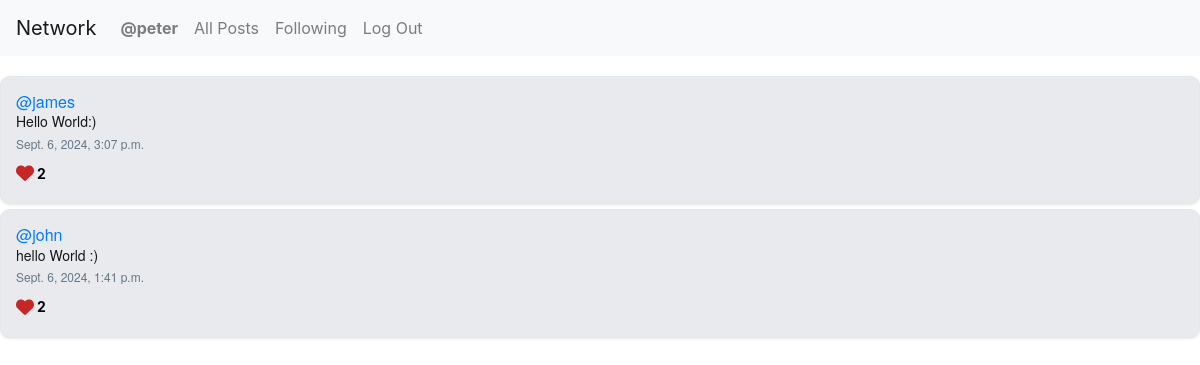
Page /following (signed in) on the earlier database version.
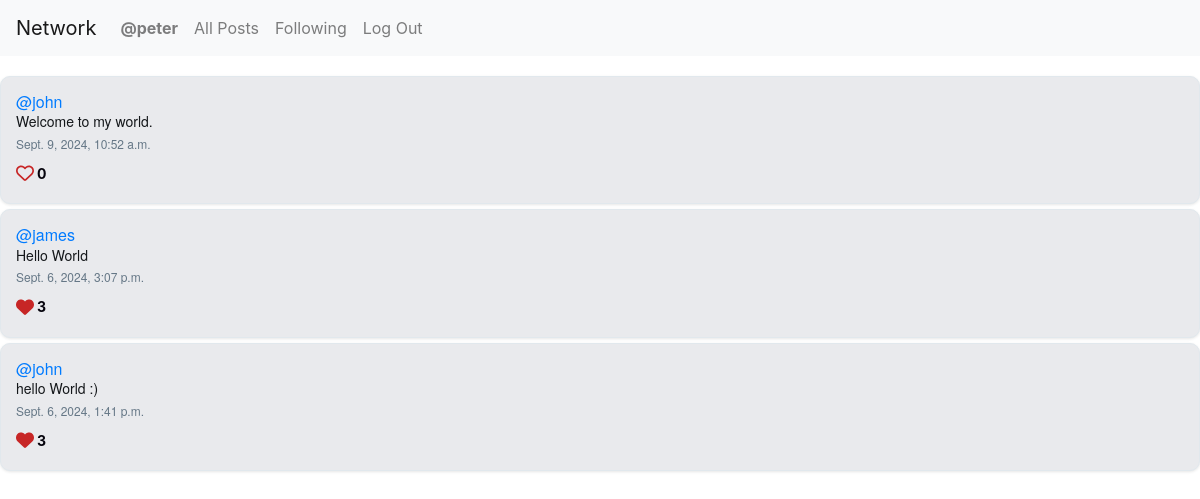
Same page on the later database version.
### network/models.py (models this page shows, shortened)
class Post(models.Model):
    content = models.CharField(max_length=260)
    user = models.ForeignKey(User, on_delete=models.CASCADE, related_name="author")
    date = models.DateTimeField(auto_now_add=True)
    likes = models.ManyToManyField(User, related_name='liked_posts')  # ManyToManyField for likes
    like_count = models.PositiveIntegerField(default=0)

class User(AbstractUser):
    pass

### network/views.py (the view)
# urls.py: path("following", views.following, name="following"),
def following(request):
    currentUser = request.user
    following_users = Follow.objects.filter(user_follower=currentUser).values_list('user', flat=True)
    following_posts = Post.objects.filter(user__in=following_users).order_by('-id')
    liked_posts = Like.objects.filter(user=currentUser).values_list('post', flat=True)
    liked_posts_set = set(liked_posts)  # For quick lookup
    paginator = Paginator(following_posts, 10)
    page_number = request.GET.get('page')
    posts_of_the_page = paginator.get_page(page_number)
    return render(request, "network/following.html", {
        "posts_of_the_page": posts_of_the_page,
        "liked_posts_set": liked_posts_set,
    })

### network/templates/network/following.html (shortened to what this page needs)
{% extends "network/layout.html" %}
{% block body %}
<div class="all-posts">
    {% for post in posts_of_the_page %}
    <div class="cols post" id="post-{{ post.id }}">
        <h5 class="username"><a href="{% url 'profile' user_id=post.user.id %}">@{{ post.user }}</a></h5>
        <h6 class="content">{{ post.content }}</h6>
        <p class="date">{{ post.date }}</p>
        <button class="like-btn" data-post-id="{{ post.id }}"
            data-liked="{% if post.id in liked_posts_set %}true{% else %}false{% endif %}">
            <i id="heart-icon-{{ post.id }}"
                class="{% if post.id in liked_posts_set %}fa-solid{% else %}fa-regular{% endif %} fa-heart">
            </i>
            <span id="like-count-{{ post.id }}">{{ post.like_count }}</span>
        </button>
    </div>
    {% endfor %}
</div>
{% endblock %}

Differences in the rows shown:
added Post: user "john", content "Welcome to my world.", date "Sept. 9, 2024, 10:52 a.m.", like_count "0"
changed Post "james": content "Hello World:)" → "Hello World"; like_count "2" → "3"
changed Post "hello World :)": like_count "2" → "3"
